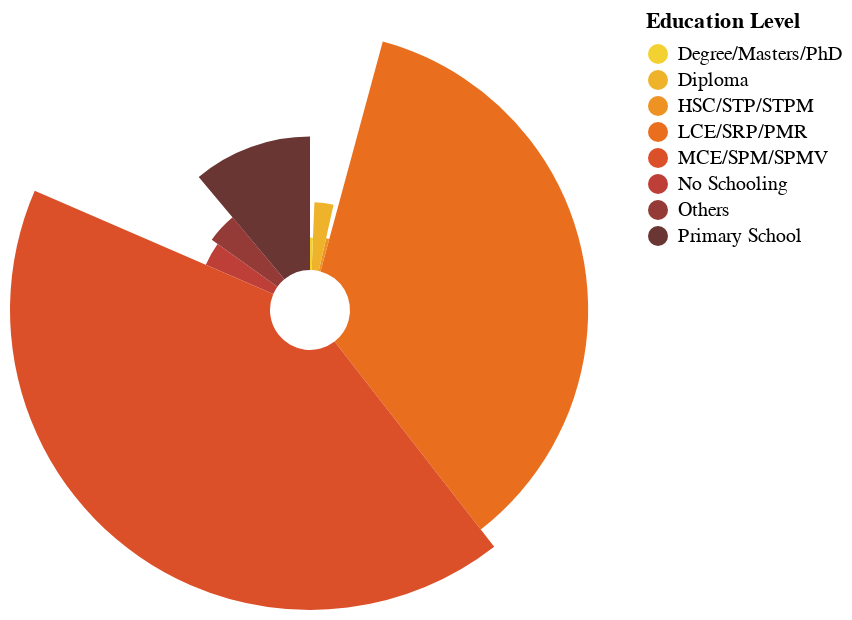

Source (Vega-Lite JSON):
### Vega-Lite specification from a JSON file in a GitHub repository (floating-point values rounded to 4 significant figures)
{"$schema": "https://vega.github.io/schema/vega-lite/v5.json", "description": "Radial chart for Malaysia's educational attainment in 2023 with tooltips.", "data": {"values": [{"Education Level": "No Schooling", "Count": 813}, {"Education Level": "Primary School", "Count": 2680}, {"Education Level": "LCE/SRP/PMR", "Count": 8529}, {"Education Level": "MCE/SPM/SPMV", "Count": 10165}, {"Education Level": "HSC/STP/STPM", "Count": 170}, {"Education Level": "Diploma", "Count": 691}, {"Education Level": "Degree/Masters/PhD", "Count": 158}, {"Education Level": "Others", "Count": 980}]}, "layer": [{"mark": {"type": "arc", "innerRadius": 20}}], "encoding": {"theta": {"field": "Count", "type": "quantitative", "stack": true}, "radius": {"field": "Count", "scale": {"type": "sqrt", "zero": true, "rangeMin": 20}}, "color": {"field": "Education Level", "type": "nominal", "scale": {"scheme": "darkred", "reverse": true}}, "tooltip": [{"field": "Education Level", "type": "nominal", "title": "Education Level"}, {"field": "Count", "type": "quantitative", "title": "Count"}]}, "config": {"view": {"stroke": "transparent"}}}
